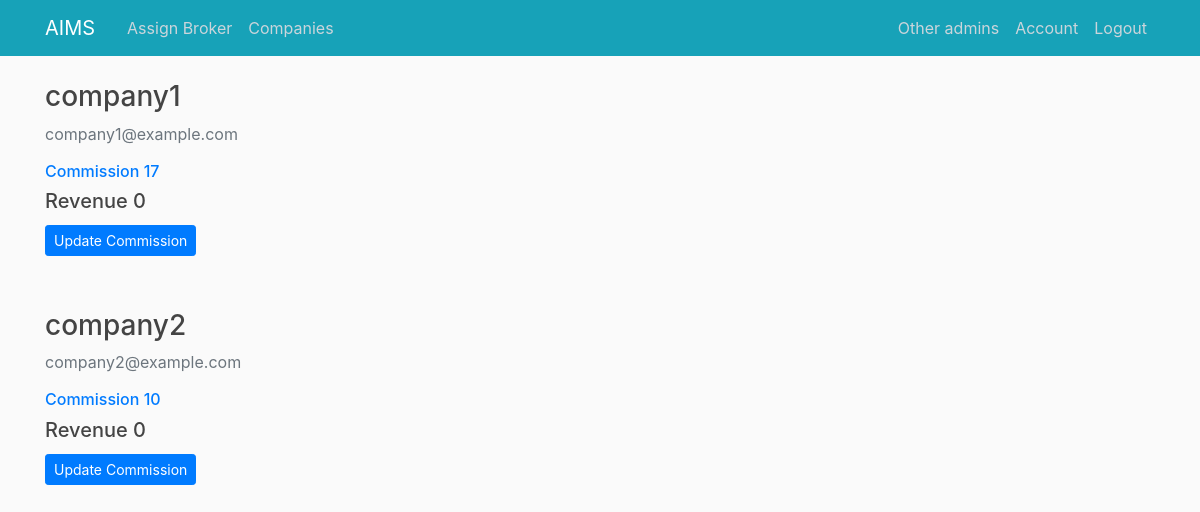
The app's page /viewcompanies (signed in), older data.
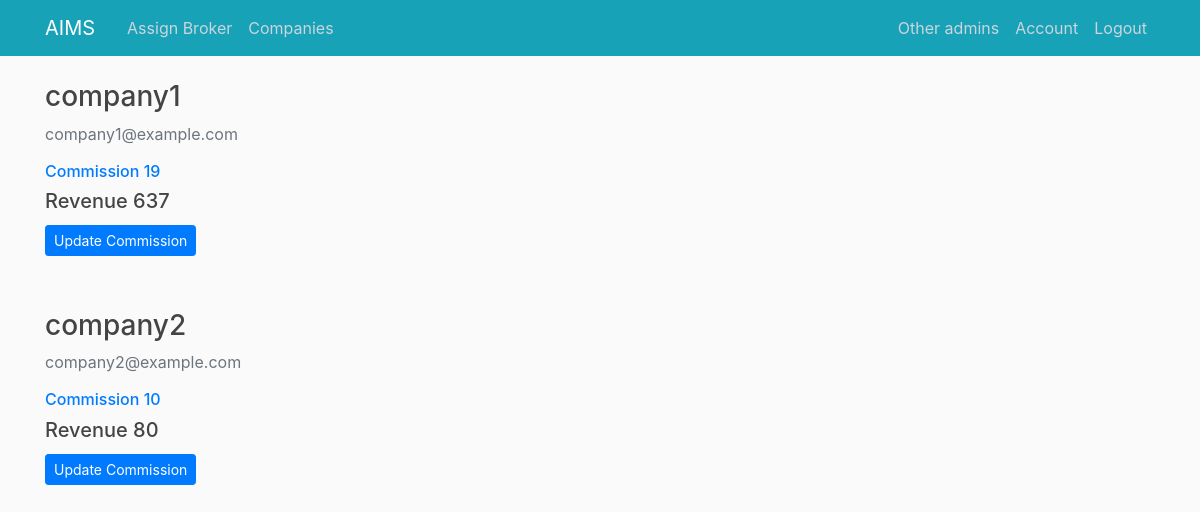
The same page, newer data.
### aims_/models.py (models this page shows, shortened)
class Company(db.Model, UserMixin):
    id = db.Column(db.Integer, primary_key=True)
    username = db.Column(db.String(20), unique=True, nullable=False)
    email = db.Column(db.String(120), unique=True, nullable=False)
    image_file = db.Column(db.String(20), nullable=False, default='default.png')
    password = db.Column(db.String(60), nullable=False)
    commission = db.Column(db.Integer,nullable=False,default = 10)
    revenue_generated = db.Column(db.Integer,nullable=False,default = 0)
    invoices = db.relationship('Invoice', backref='owner', lazy=True)

### aims_/routes.py (the view)
@app.route("/viewcompanies")
@login_required
def view_companies():
    if session['account_type']== 'admin':
        companies = Company.query.all()
        return render_template('view_companies.html', title='View Companies',companies = companies)
    abort(403)

### aims_/models.py (called while the page is built)
@login_manager.user_loader
def load_user(user_id):
    if 'account_type' in session:
        if session['account_type'] == 'broker':
            return Broker.query.get(int(user_id))
        elif session['account_type'] == 'admin':
            return Admin.query.get(int(user_id))
        elif session['account_type'] == 'company':
            return Company.query.get(int(user_id))
    return None

### aims_/templates/view_companies.html
{% extends "layout.html" %}
{% block content %}
{% for company in companies %}
        <div class="media-body">
                <h3><a class="article-title">{{ company.username }}</a></h3>
                <p class="text-secondary">{{ company.email }}</p>
                <h6 class="text-primary">Commission {{ company.commission }}</h6>
                <h5 class="text-shadow">Revenue {{ company.revenue_generated }}</h5>
                <a class="btn btn-primary btn-sm mt-1 mb-1" href="{{ url_for('view_company_by_id', company_id=company.id) }}">Update Commission</a>
        </div>
        <div class="col-md-9 mu-5 mb-5"></div>
{% endfor %}
{% endblock content %}

### aims_/templates/layout.html (shortened to what this page needs)
<!DOCTYPE html>
<html>
<head>
  <link rel="stylesheet" href="https://maxcdn.bootstrapcdn.com/bootstrap/4.0.0/css/bootstrap.min.css">
  <link rel="stylesheet" type="text/css" href="{{ url_for('static', filename='main.css') }}">
</head>
<body>
  <header class="site-header">
    <nav class="navbar navbar-expand-md navbar-dark bg-info fixed-top">
      <div class="container">
        <a class="navbar-brand mr-4" href="/">AIMS</a>
        <div class="collapse navbar-collapse" id="navbarToggle">
          <div class="navbar-nav mr-auto">
            {% if current_user.is_authenticated %}
              {% if session['account_type']=='broker' %}
                <a class="nav-item nav-link" href="{{ url_for('view_invoices') }}">Process</a>
              {% elif session['account_type']=='admin'%}
                <a class="nav-item nav-link" href="{{ url_for('view_invoices') }}">Assign Broker</a>
                <a class="nav-item nav-link" href="{{ url_for('view_companies') }}">Companies</a>
              {% endif %}
            {% else %}
              <a class="nav-item nav-link" href="{{ url_for('home') }}">Home</a>
            {% endif %}
          </div>
          <div class="navbar-nav">
            {% if current_user.is_authenticated %}
            <a class="nav-item nav-link" href="{{ url_for('fellowdisp') }}">Other {{session['account_type']}}s</a>
            <a class="nav-item nav-link" href="{{ url_for('account',user_id = current_user.id) }}">Account</a>
            <a class="nav-item nav-link" href="{{ url_for('logout') }}">Logout</a>
            {% else %}
              <a class="nav-item nav-link" href="{{ url_for('login') }}">Login</a>
              <a class="nav-item nav-link" href="{{ url_for('register') }}">Register</a>
            {% endif %}
          </div>
        </div>
      </div>
    </nav>
  </header>
  <main role="main" class="container">
    <div class="row">
      <div class="col-md-8">
        {% block content %}{% endblock %}
      </div>
      <div class="col-md-4"></div>
    </div>
  </main>
</body>
</html>

### aims_/static/main.css (style rules this page uses)
body { background: #fafafa; color: #333333; margin-top: 5rem; }
h1, h2, h3, h4, h5, h6 { color: #444444; }
.site-header .navbar-nav .nav-link { color: #cbd5db; }
.article-title { color: #444444; }

Row changes from the older to the newer data that the page shows:
changed Company "company1": commission "17" → "19"; revenue_generated "0" → "637"
changed Company "company2": revenue_generated "0" → "80"
